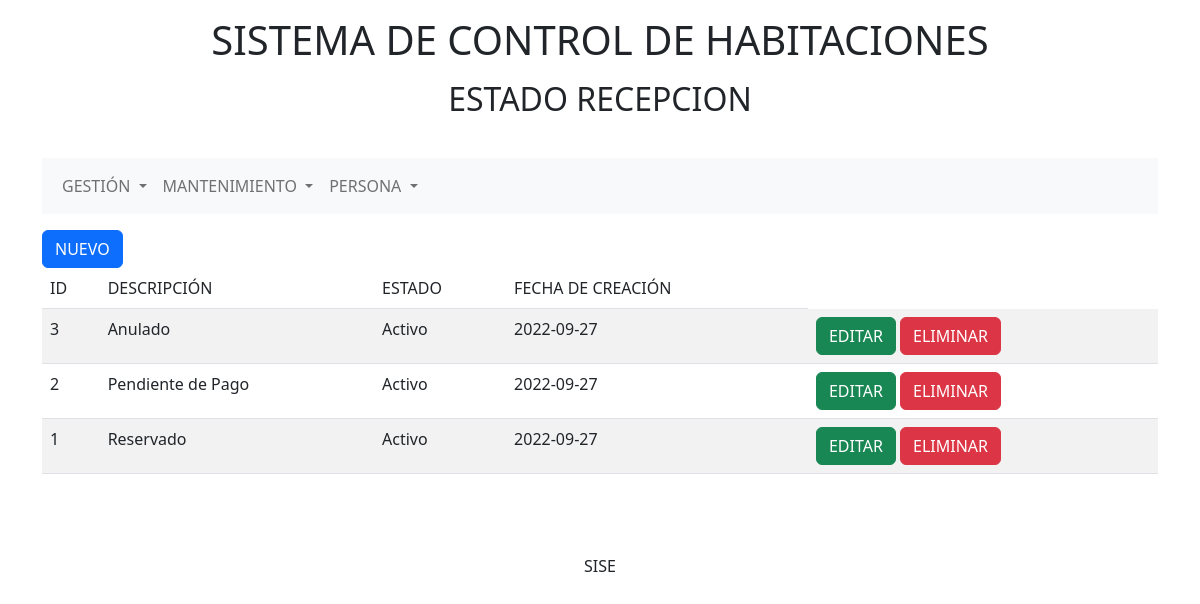
The app's page /vista/estado_recepcion/index.php with its own data.
### tables this page shows
CREATE TABLE IF NOT EXISTS `estado_recepcion` (
  `IdEstadoRecepcion` int(11) NOT NULL AUTO_INCREMENT,
  `Descripcion` varchar(50) DEFAULT NULL,
  `IdEstado` int(11) DEFAULT NULL,
  `FechaCreacion` date DEFAULT NULL,
  PRIMARY KEY (`IdEstadoRecepcion`),
  KEY `Estado` (`IdEstado`)
);

CREATE TABLE IF NOT EXISTS `estado` (
  `IdEstado` int(11) NOT NULL AUTO_INCREMENT,
  `Descripcion` varchar(50) DEFAULT NULL,
  `FechaCreacion` date NOT NULL,
  PRIMARY KEY (`IdEstado`)
);

### controlador/estado_recepcion.php (called while the page is built, shortened)
<?php
require_once("../../modelo/estado_recepcion.php");
class estadoRecepcionController{
    public static function index(){
        $estadoRecepcion  = new estadoRecepcion();
        $dato       =   $estadoRecepcion->mostrarv2("estado_recepcion","1");
        require_once("../../vista/estado_recepcion/listar.php");
    }
}?>

### modelo/estado_recepcion.php (called while the page is built, shortened)
<?php
class estadoRecepcion{
    public function __construct(){
        require_once('../../class/mysql_crud.php');
    }
    public function mostrarv2($tabla,$condicion){
        $db = new Database();
        $db->connect();
        $q= "SELECT estado_recepcion.IdEstadoRecepcion, estado_recepcion.Descripcion, estado.Descripcion as Estado, estado_recepcion.FechaCreacion
        FROM $tabla  INNER JOIN estado ON estado.IdEstado = estado_recepcion.IdEstado
        where ".$condicion." ORDER BY estado_recepcion.Descripcion ASC";
        $db->selectQuery($q);
        $res = $db->getResult();
        return $res;
    }
}

### class/mysql_crud.php (called while the page is built, shortened)
<?php
class Database{
	private $db_host = "localhost";
	private $db_user = "root";
	private $db_pass = "";
	private $db_name = "db_hotel";
	private $con = false;
    private $myconn = "";
	private $result = array();
	public function connect(){
		if(!$this->con){
			$this->myconn = new mysqli($this->db_host,$this->db_user,$this->db_pass,$this->db_name);
            if($this->myconn->connect_errno > 0){
                array_push($this->result,$this->myconn->connect_error);
                return false;
            }else{
                $this->con = true;
                return true;
            }
        }else{
            return true;
        }
	}
	public function selectQuery($q){
		$query = $this->myconn->query($q);
		$query = $this->myconn->query($q);
		if($query){
			$this->numResults = $query->num_rows;
			for($i = 0; $i < $this->numResults; $i++){
				$r = $query->fetch_array();
				$key = array_keys($r);
				for($x = 0; $x < count($key); $x++){
					if(!is_int($key[$x])){
						if($query->num_rows >= 1){
							$this->result[$i][$key[$x]] = $r[$key[$x]];
						}else{
							$this->result[$i][$key[$x]] = null;
						}
					}
				}
			}
			return true;
		}else{
			array_push($this->result,$this->myconn->error);
			return false;
		}
    }
    public function getResult(){
        $val = $this->result;
        $this->result = array();
        return $val;
    }
}

### vista/estado_recepcion/listar.php (the view, shortened to what this page needs)
<div class="col-md-12">
    <a href="index.php?m=nuevo" class="btn btn-primary">NUEVO</a>
    <table class="table table-striped">
        <thead>
            <tr>
                <td>ID</td>
                <td>DESCRIPCIÓN</td>
                <td>ESTADO</td>
                <td>FECHA DE CREACIÓN</td>
            </tr>
        </thead>
        <tbody>
            <?php
                if(!empty($dato)):
                    foreach($dato as $key => $v):
                        ?>
                        <tr>
                            <td><?php echo $v['IdEstadoRecepcion'] ?> </td>
                            <td><?php echo $v['Descripcion'] ?> </td>
                            <td><?php echo $v['Estado'] ?> </td>
                            <td><?php echo $v['FechaCreacion'] ?> </td>
                            <td>
                                <a class="btn btn-success" href="index.php?m=editar&id=<?php echo $v['IdEstadoRecepcion']?>">EDITAR</a>
                                <a class="btn btn-danger" href="index.php?m=eliminar&id=<?php echo $v['IdEstadoRecepcion']?>" onclick="return confirm('¿Está seguro de eliminar el registro?'); false">ELIMINAR</a>
                            </td>
                        </tr>
                    <?php endforeach ?>
                <?php else: ?>
                    <tr>
                        <td colspan="3">NO HAY REGISTROS</td>
                    </tr>
                <?php endif ?>
        </tbody>
    </table>
</div>

### records on screen
estado_recepcion: IdEstadoRecepcion "3", Descripcion "Anulado", IdEstado.Descripcion "Activo", FechaCreacion "2022-09-27"
estado_recepcion: IdEstadoRecepcion "2", Descripcion "Pendiente de Pago", IdEstado.Descripcion "Activo", FechaCreacion "2022-09-27"
estado_recepcion: IdEstadoRecepcion "1", Descripcion "Reservado", IdEstado.Descripcion "Activo", FechaCreacion "2022-09-27"

### other values on screen
$vista "ESTADO RECEPCION"
